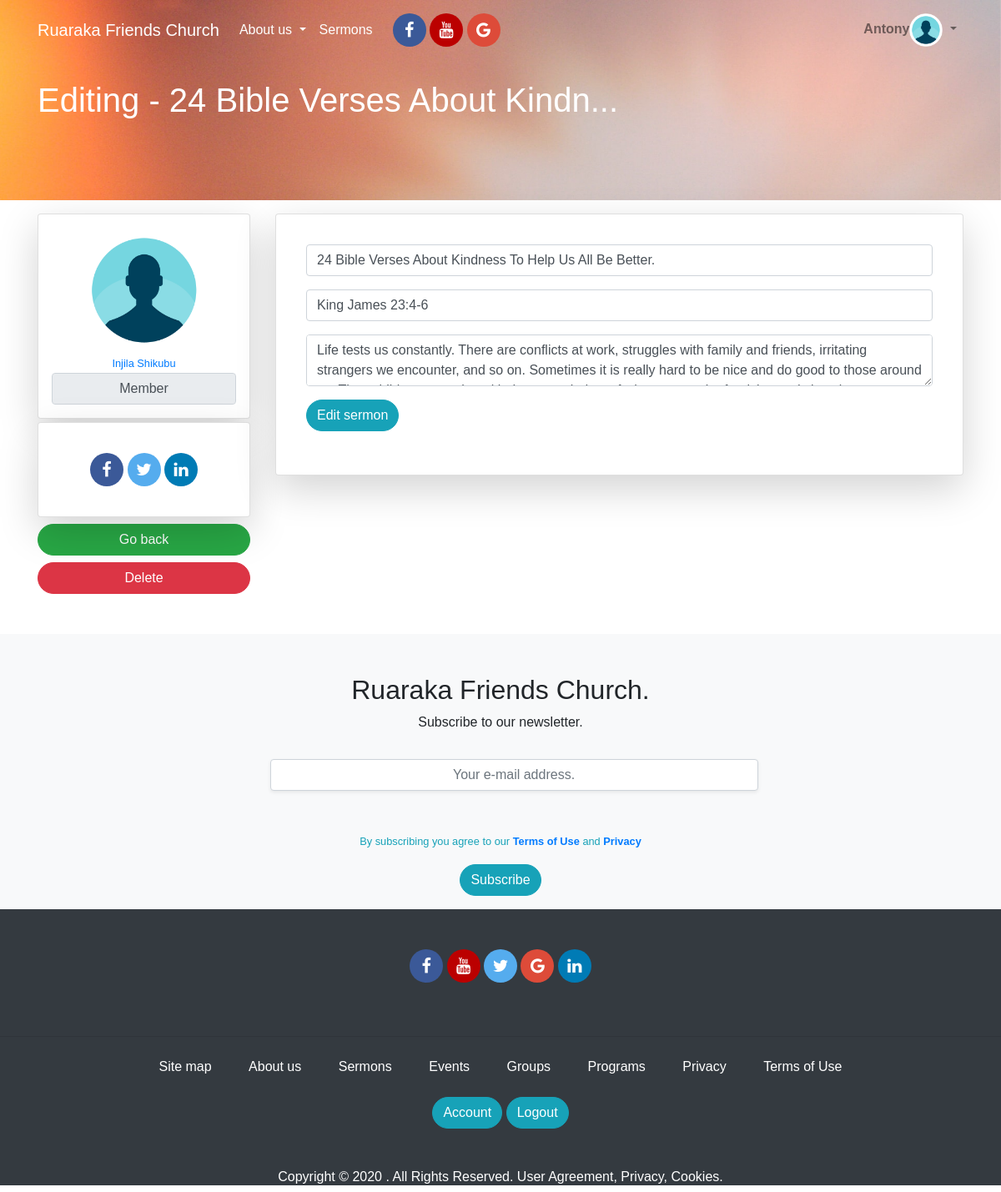
Before: /sermon/edit/3 (signed in) with the older database file.
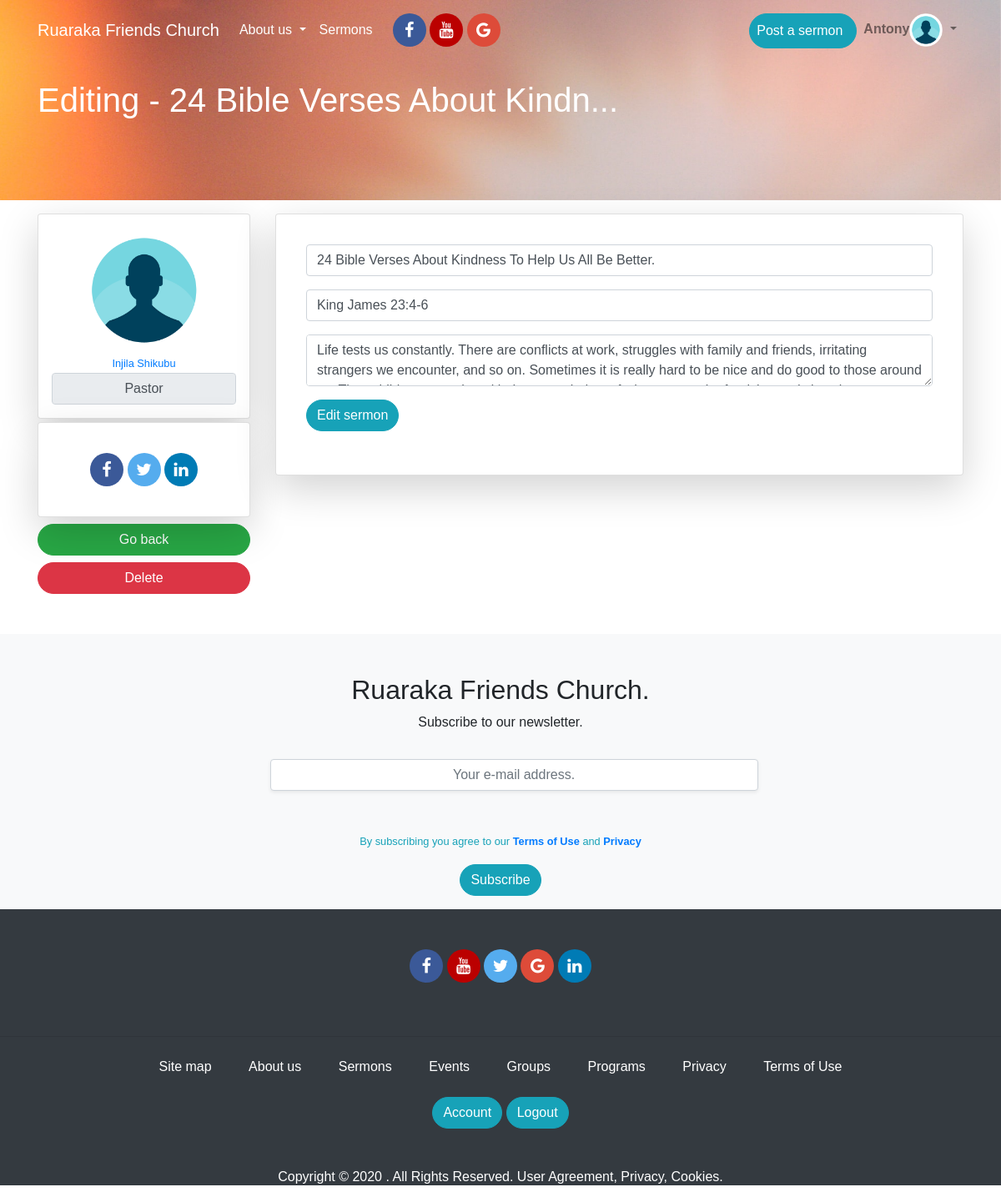
After: the same page with the newer database file.
### app/models.py (models this page shows, shortened)
class User(UserMixin,db.Model):
	id = db.Column(db.Integer, primary_key=True)
	username = db.Column(db.String(124), index=True,unique=True)
	firstname = db.Column(db.String(124), index=True)
	lastname = db.Column(db.String(124), index=True)
	email = db.Column(db.String(124), index=True, unique=True)
	password_hash = db.Column(db.String(124), index=True, unique=True)
	about_me = db.Column(db.String(150))
	avatar = db.Column(db.String(150))
	facebook_url = db.Column(db.String(200))
	twitter_url = db.Column(db.String(200))
	linkedin_url = db.Column(db.String(200))
	role = db.Column(db.String(124), index=True)
	posts = db.relationship('Post', backref='author', lazy='dynamic')
	sermons = db.relationship('Sermon', backref='author', lazy='dynamic')

### app/routes.py (the view)
@app.route('/sermon/edit/<sermon_id>', methods=['GET', 'POST'])
@login_required
def sermon_edit(sermon_id):
	sermon = Sermon.query.get(sermon_id)
	if sermon.author.username != current_user.username:
		return redirect('index')
	form = SermonEditForm()
	if form.validate_on_submit():
		sermon.title = form.title.data
		sermon.text = form.text.data
		sermon.body = form.body.data
		db.session.commit()
		return redirect(url_for('sermon_edit',sermon_id=sermon.id ))
	elif request.method == 'GET':
		form.title.data = sermon.title
		form.text.data = sermon.text
		form.body.data = sermon.body
	title = "Edit ".format(sermon.title)
	sermons= Sermon.query.filter_by(author=sermon.author).all()
	return render_template('sermon_edit.html', title=title, sermon=sermon,sermons=sermons, form=form )

### app/forms.py
class SermonEditForm(FlaskForm):
	title = StringField('Title',validators=[DataRequired()])
	text = StringField('Bible verse',validators=[DataRequired()])
	body = TextAreaField('Content', validators=[DataRequired(), Length(min=0, max=500)])
	submit = SubmitField("Edit sermon")

### app/models.py (called while the page is built)
@login.user_loader
def load_user(id):
	return User.query.get(int(id))

### app/templates/sermon_edit.html (shortened to what this page needs)
{% extends 'base.html' %}
{% block content  %}
<section id="profile_section">
	<div id="section-profile-top">
		<div class="pt-5 container">
			<h1 class="mt-5">Editing - {{sermon.title | truncate(30, True)}}</h1>
		</div>
	</div>
	<div class="container mt-3 mb-5">
		<div class="row">
			<div class="col-xs-12 col-sm-12 col-md-3 col-lg-3 col-xl-3">
        <a href="{{url_for('profile', username=sermon.author.username)}}">
  				<div class="card shadow-lg p-3 mb-1 bg-white rounded text-center">
  					<img src="{{url_for('static', filename='imgs/profile_pic.png')}}" class="img-rounded mx-auto" style="height: 150px; width:150px">
  					<div class="card-body p-0">
  						<small>{{sermon.author.firstname}} {{sermon.author.lastname}}</small>
  						<input type="tex" disabled value="{{sermon.author.role}}" class="form-control" style="text-align: center">
  					</div>
  				</div>
        </a>
				<div class="card shadow-lg p-3 mb-2 bg-white rounded">
					<div class="card-body">
						<div id="social_media_links" class="text-center">
					        <a href="#" class="fa fa-facebook"></a>
					        <a href="#" class="fa fa-twitter"></a>
					        <a href="#" class="fa fa-linkedin"></a>
				      </div>
					</div>
				</div>
        <a href="{{url_for('sermon_details', sermon_id=sermon.id)}}" class="btn btn-success btn-block btn_custom">Go back</a>
        <a href="#" class="btn btn-danger btn-block btn_custom">Delete</a>
			</div>
			<div class="col-xs-12 col-sm-12 col-md-9 col-lg-9 col-xl-9">
				<div class="card shadow-lg p-3 mb-2 bg-white rounded">
					<div class="card-body">
						<form class="" action="{{url_for('sermon_edit', sermon_id=sermon.id)}}" method="post">
              <fieldset>
								<div class="form-group">
									{{form.title(class='form-control', placeholder='Title', type='text')}}
								</div>
								<div class="form-group">
									{{form.text(class='form-control', placeholder='Text (Bible verse)',type='text')}}
								</div>
								<div class="form-group">
									{{form.body(class='form-control', placeholder='text', type='password')}}
								</div>
								<div class="form-group">
									{{form.submit(class='btn btn-info btn-md btn_custom')}}
								</div>
							</fieldset>
            </form>
					</div>
				</div>
					</div>
				</div>
			</div>
</section>
{% endblock content  %}

### app/templates/_navbar.html (shortened to what this page needs)
<nav class="navbar navbar-expand-lg navbar-light fixed-top" id="menu-area">
  <div class="container">
    <a class="navbar-brand  text-white" href="{{url_for('index')}}">Ruaraka Friends Church</a>
    <div class="collapse navbar-collapse  text-white" id="navbarNav">
      <ul class="navbar-nav ">
        <li class="nav-item dropdown">
          <a class="nav-link dropdown-toggle  text-white"  href="" id="navbarDropdown" role="button" data-toggle="dropdown" aria-haspopup="true" aria-expanded="false">
            About us
          </a>
        </li>
        <li class="nav-item mr-0 ">
          <a class="nav-link mr-0 text-white" href="#/section-sermons">Sermons</a>
        </li>
         <div id="social_media_links" class="text-center ml-3">
          <a href="#" class="fa fa-facebook"></a>
          <a href="#" class="fa fa-youtube"></a>
          <a href="#" class="fa fa-google"></a>
        </div>
      </ul>
      <ul class="navbar-nav ml-auto">
        {% if current_user.is_anonymous %}
        <li class="nav-item">
          <a class="nav-link btn btn-info btn_custom mr-1" href="{{url_for('signup')}}" style="color:white;padding-left:20px; padding-right: 20px">Join us</a>
        </li>
        <li class="nav-item">
            <a class="nav-link btn btn-warning btn_custom" href="{{url_for('login')}}" id="login_link" style="color:white;padding-left:20px; padding-right: 20px">Login</a>
        </li>
        {% else %}
        {% if current_user.role == 'Pastor' %}
        <li class="nav-item">
          <a class="nav-link btn btn-info btn_custom text-white mt-2 pr-3" href="{{url_for('sermon')}}" >Post a sermon</a>
        </li>
        {% endif %}
        <li class="nav-item dropdown">
          <a class="nav-link dropdown-toggle" href="{{url_for('profile',username=current_user.username)}}" id="navbarDropdown" role="button" data-toggle="dropdown" aria-haspopup="true" aria-expanded="false">
            <span><strong id="username-font">{{current_user.username}}</strong></span><img src="{{url_for('static', filename='imgs/profile_pic.png')}}" class="img-rounded" style="height: 40px; width:40px">
          </a>
        </li>
        {% endif %}
      </ul>
    </div>
  </div>
</nav>

Changed rows visible on the page:
changed User "Antony": role "Member" → "Pastor" (drawn); author.role "Member" → "Pastor"
Other visible differences:
text now shown: "Post a sermon"
